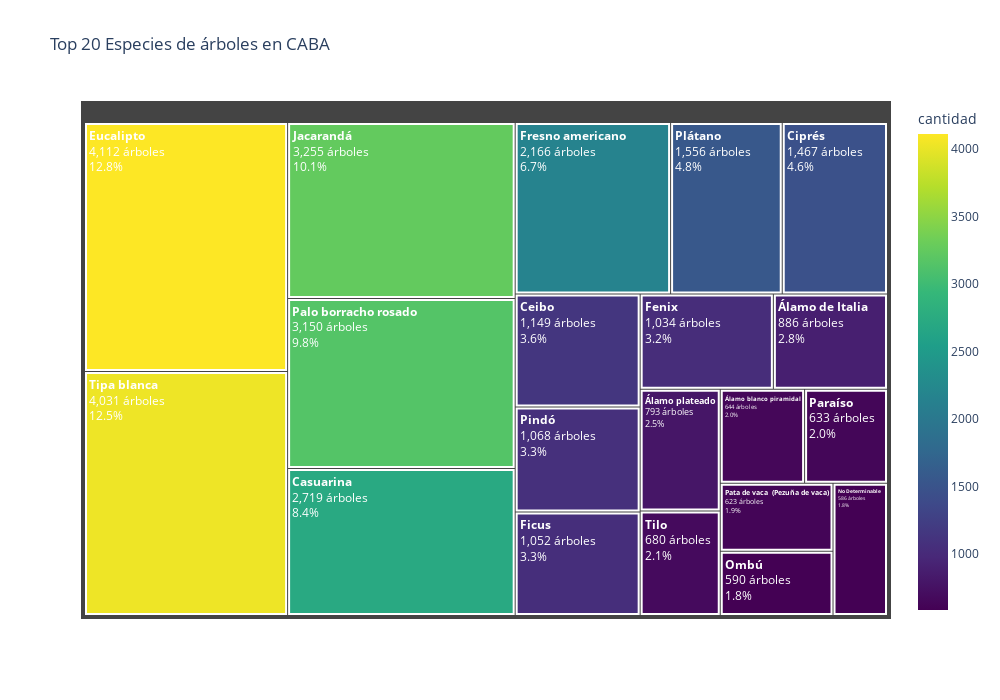

This figure's notebook cell:
### Markdown cell above
### Top 20 especies por cantidad es espacios verdes de CABA

### Code cell
especies_count = arboles['nombre_com'].value_counts().head(20).reset_index()
especies_count.columns = ['especie', 'cantidad']
especies_count['porcentaje'] = (especies_count['cantidad'] / especies_count['cantidad'].sum() * 100).round(1)
especies_count['label'] = especies_count.apply(
    lambda x: f"<b>{x['especie']}</b><br>{x['cantidad']:,} árboles<br>{x['porcentaje']}%",
    axis=1
)
fig = px.treemap(
    especies_count,
    path=['label'],
    values='cantidad',
    title='Top 20 Especies de árboles en CABA',
    color='cantidad',
    color_continuous_scale='Viridis'
)
fig.update_traces(
    textfont=dict(size=12, color='white'),
    marker_line=dict(width=2, color='white'),
     hovertemplate='<b>%{label}</b><extra></extra>'
)
fig.update_layout(width=1000, height=700)
fig.show()

### Figure 1 — Plotly figure (JSON) as saved in the notebook; plotly's stock layout.template omitted (floating-point values rounded to 4 significant figures)
{"data": [{"branchvalues": "total", "customdata": [[4112.0], [4031.0], [3255.0], [3150.0], [2719.0], [2166.0], [1556.0], [1467.0], [1149.0], [1068.0], [1052.0], [1034.0], [886.0], [793.0], [680.0], [644.0], [633.0], [623.0], [590.0], [586.0]], "domain": {"x": [0, 1], "y": [0, 1]}, "hovertemplate": "<b>%{label}</b><extra></extra>", "ids": ["<b>Eucalipto</b><br>4,112 árboles<br>12.8%", "<b>Tipa blanca</b><br>4,031 árboles<br>12.5%", "<b>Jacarandá</b><br>3,255 árboles<br>10.1%", "<b>Palo borracho rosado</b><br>3,150 árboles<br>9.8%", "<b>Casuarina</b><br>2,719 árboles<br>8.4%", "<b>Fresno americano</b><br>2,166 árboles<br>6.7%", "<b>Plátano</b><br>1,556 árboles<br>4.8%", "<b>Ciprés</b><br>1,467 árboles<br>4.6%", "<b>Ceibo</b><br>1,149 árboles<br>3.6%", "<b>Pindó</b><br>1,068 árboles<br>3.3%", "<b>Ficus</b><br>1,052 árboles<br>3.3%", "<b>Fenix</b><br>1,034 árboles<br>3.2%", "<b>Álamo de Italia</b><br>886 árboles<br>2.8%", "<b>Álamo plateado</b><br>793 árboles<br>2.5%", "<b>Tilo</b><br>680 árboles<br>2.1%", "<b>Álamo blanco piramidal</b><br>644 árboles<br>2.0%", "<b>Paraíso</b><br>633 árboles<br>2.0%", "<b>Pata de vaca  (Pezuña de vaca)</b><br>623 árboles<br>1.9%", "<b>Ombú</b><br>590 árboles<br>1.8%", "<b>No Determinable</b><br>586 árboles<br>1.8%"], "labels": ["<b>Eucalipto</b><br>4,112 árboles<br>12.8%", "<b>Tipa blanca</b><br>4,031 árboles<br>12.5%", "<b>Jacarandá</b><br>3,255 árboles<br>10.1%", "<b>Palo borracho rosado</b><br>3,150 árboles<br>9.8%", "<b>Casuarina</b><br>2,719 árboles<br>8.4%", "<b>Fresno americano</b><br>2,166 árboles<br>6.7%", "<b>Plátano</b><br>1,556 árboles<br>4.8%", "<b>Ciprés</b><br>1,467 árboles<br>4.6%", "<b>Ceibo</b><br>1,149 árboles<br>3.6%", "<b>Pindó</b><br>1,068 árboles<br>3.3%", "<b>Ficus</b><br>1,052 árboles<br>3.3%", "<b>Fenix</b><br>1,034 árboles<br>3.2%", "<b>Álamo de Italia</b><br>886 árboles<br>2.8%", "<b>Álamo plateado</b><br>793 árboles<br>2.5%", "<b>Tilo</b><br>680 árboles<br>2.1%", "<b>Álamo blanco piramidal</b><br>644 árboles<br>2.0%", "<b>Paraíso</b><br>633 árboles<br>2.0%", "<b>Pata de vaca  (Pezuña de vaca)</b><br>623 árboles<br>1.9%", "<b>Ombú</b><br>590 árboles<br>1.8%", "<b>No Determinable</b><br>586 árboles<br>1.8%"], "marker": {"coloraxis": "coloraxis", "colors": [4112.0, 4031.0, 3255.0, 3150.0, 2719.0, 2166.0, 1556.0, 1467.0, 1149.0, 1068.0, 1052.0, 1034.0, 886.0, 793.0, 680.0, 644.0, 633.0, 623.0, 590.0, 586.0], "line": {"color": "white", "width": 2}}, "name": "", "parents": ["", "", "", "", "", "", "", "", "", "", "", "", "", "", "", "", "", "", "", ""], "textfont": {"color": "white", "size": 12}, "type": "treemap", "values": [4112.0, 4031.0, 3255.0, 3150.0, 2719.0, 2166.0, 1556.0, 1467.0, 1149.0, 1068.0, 1052.0, 1034.0, 886.0, 793.0, 680.0, 644.0, 633.0, 623.0, 590.0, 586.0]}], "layout": {"coloraxis": {"colorbar": {"title": {"text": "cantidad"}}, "colorscale": [[0, "#440154"], [0.1111, "#482878"], [0.2222, "#3e4989"], [0.3333, "#31688e"], [0.4444, "#26828e"], [0.5556, "#1f9e89"], [0.6667, "#35b779"], [0.7778, "#6ece58"], [0.8889, "#b5de2b"], [1, "#fde725"]]}, "height": 700, "legend": {"tracegroupgap": 0}, "title": {"text": "Top 20 Especies de árboles en CABA"}, "width": 1000}}
